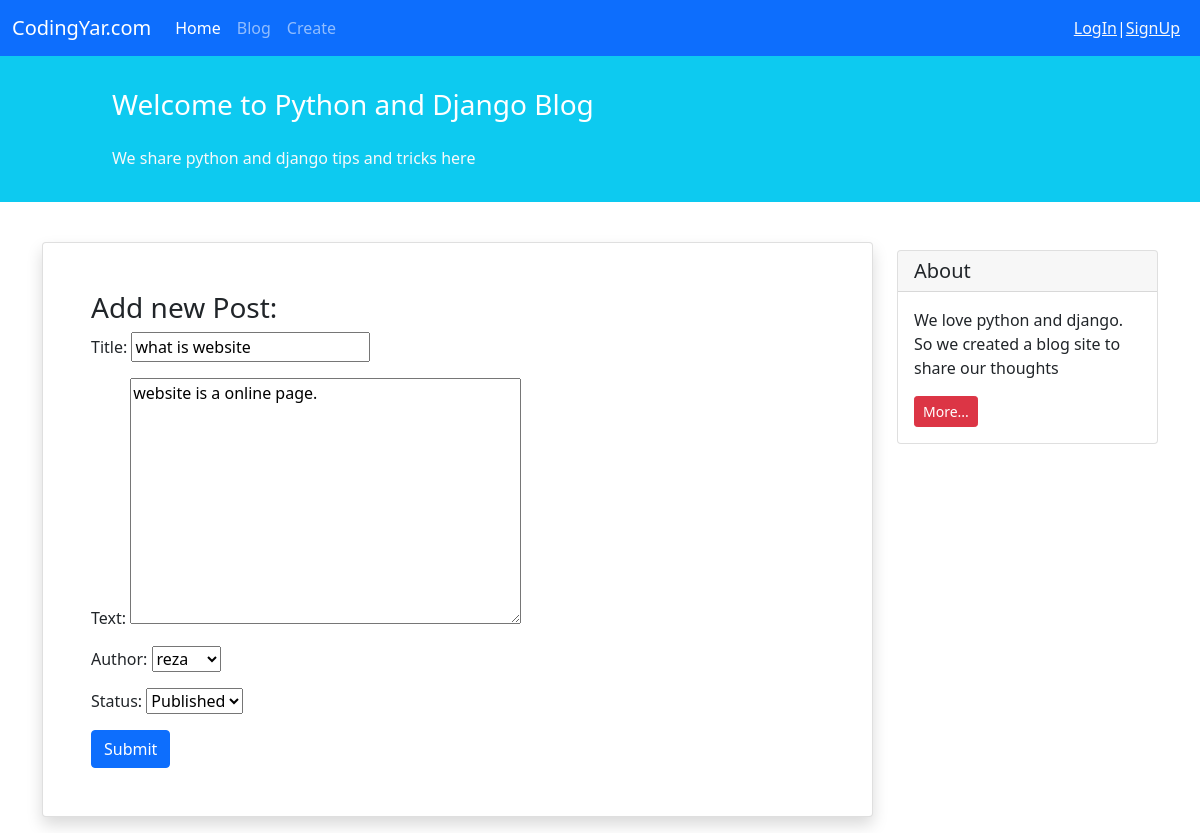
Screenshot of /blog/15/update with the database file from the repository.
### blog/models.py (models this page shows, shortened)
class Post(models.Model):
    STATUS_CHOICES = (
        ('pub', 'Published'),
        ('drf', 'Draft')
    )
    title = models.CharField(max_length=100)
    text = models.TextField()
    author = models.ForeignKey('auth.User', on_delete=models.CASCADE)
    datetime_created = models.DateTimeField(auto_now_add=True)
    datetime_modified = models.DateTimeField(auto_now=True)
    status = models.CharField(choices=STATUS_CHOICES, max_length=3)

### blog/views.py (the view)
# urls.py: path('<int:pk>/update',  views.PostUpdateView.as_view(), name='post_update'),
class PostUpdateView(generic.UpdateView):
    model = Post
    form_class = NewPostFrom
    template_name = 'blog/create_post.html'

### blog/forms.py
class NewPostFrom(forms.ModelForm):
    class Meta:
        model = Post
        fields = ['title', 'text', 'author', 'status']

### blog/templates/blog/create_post.html (shortened to what this page needs)
{% extends '_base.html' %}
{% block content %}
    <div class="container mt-4">
        <div class="row">
            <div class="col-9">
                <div class="card shadow my-3 p-5">
                    <h3>Add new Post:</h3>
                    <form method="POST">
                        {{ form.as_p }}
                        <button type="submit" class="btn btn-primary">Submit</button>
                    </form>
                </div>
            </div>
            <div class="col-3">
                <div class="card my-4">
                    <h5 class="card-header">About</h5>
                    <div class="card-body">
                        <p class="card-text">We love python and django. So we created a blog site to share our
                            thoughts</p>
                        <a href="#"
                           class="btn btn-sm btn-danger">
                            More...
                        </a>
                    </div>
                </div>
            </div>
        </div>
    </div>
{% endblock content %}

### rows the page displays
Post: title "what is website", text "website is a online page.", author "reza", status "Published"
